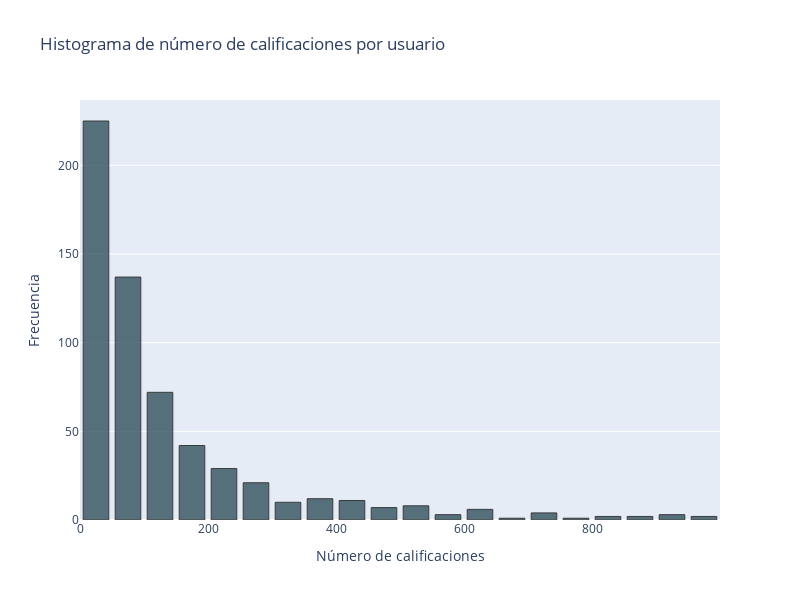

The notebook cell this image was saved under:
### Code cell
fn.plot_histogram(rating_users2, 'cnt_rat', bins=20, color='#264653')

### Figure 1 — Plotly figure (JSON) as saved in the notebook; plotly's stock layout.template omitted (floating-point values rounded to 4 significant figures; data arrays with more than 128 entries replaced by an {"elided": "..."} marker saying what was removed)
{"data": [{"marker": {"color": "#264653", "line": {"color": "black", "width": 1}}, "nbinsx": 20, "opacity": 0.75, "type": "histogram", "x": {"elided": "598 int values"}}], "layout": {"bargap": 0.2, "height": 600, "title": {"text": "Histograma de número de calificaciones por usuario"}, "width": 800, "xaxis": {"title": {"text": "Número de calificaciones"}}, "yaxis": {"title": {"text": "Frecuencia"}}}}
